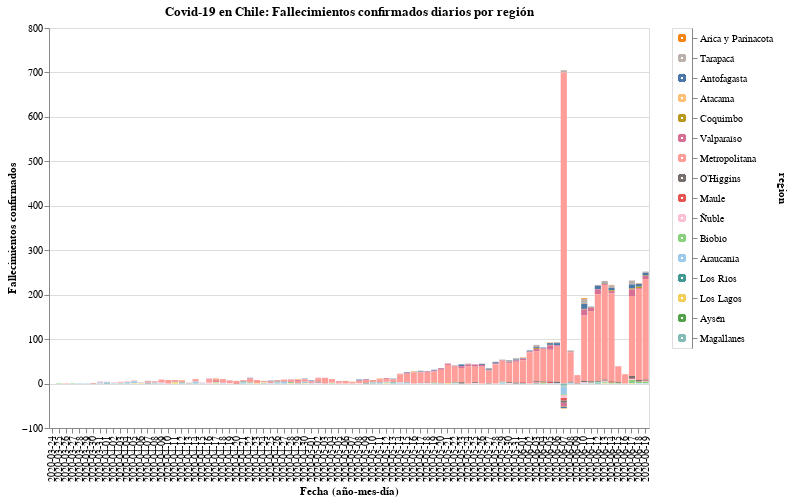

The notebook cell this image was saved under:
### Code cell
#hide_input

input_dropdown = alt.binding_select(options=new_data['region'].unique())
selection1 = alt.selection_single(fields=['region'], bind=input_dropdown, name=' ')
selection2 = alt.selection_multi(fields=['region'], on='mouseover')

color = alt.condition(selection1 | selection2,
                    alt.Color('region:N', scale=alt.Scale(scheme='tableau20'), legend=None),
                    alt.value('lightgray'))

bars = alt.Chart(new_data).mark_bar().encode(
    x=alt.X('date:O', axis=alt.Axis(title='Fecha (año-mes-día)')),
    y=alt.Y('fallecidos', axis=alt.Axis(title='Fallecimientos confirmados')),
    color=color,
    tooltip=['date', 'region', 'fallecidos'],
    order=alt.Order(
    # Sort the segments of the bars by this field
    'codigo region',
    sort='descending'
    )
    ).properties(
    title='Covid-19 en Chile: Fallecimientos confirmados diarios por región'
).add_selection(
    selection1, selection2
).transform_filter(
    selection1
)

legend = alt.Chart(new_data).mark_point().encode(
    y=alt.Y('region:N', axis=alt.Axis(orient='right'), sort=regiones),
    color=color
).add_selection(
    selection1, selection2
)

bars.properties(width=600, height=400) | legend

### Figure 1 — Vega-Lite specification as saved in the notebook (floating-point values rounded to 4 significant figures; data arrays with more than 128 entries replaced by an {"elided": "..."} marker saying what was removed)
{"config": {"view": {"continuousWidth": 400, "continuousHeight": 300}}, "hconcat": [{"mark": "bar", "encoding": {"color": {"condition": {"type": "nominal", "field": "region", "legend": null, "scale": {"scheme": "tableau20"}, "selection": {"or": [" ", "selector002"]}}, "value": "lightgray"}, "order": {"type": "quantitative", "field": "codigo region", "sort": "descending"}, "tooltip": [{"type": "nominal", "field": "date"}, {"type": "nominal", "field": "region"}, {"type": "quantitative", "field": "fallecidos"}], "x": {"type": "ordinal", "axis": {"title": "Fecha (año-mes-día)"}, "field": "date"}, "y": {"type": "quantitative", "axis": {"title": "Fallecimientos confirmados"}, "field": "fallecidos"}}, "height": 400, "selection": {" ": {"type": "single", "fields": ["region"], "bind": {"input": "select", "options": ["Arica y Parinacota", "Tarapacá", "Antofagasta", "Atacama", "Coquimbo", "Valparaíso", "Metropolitana", "O’Higgins", "Maule", "Ñuble", "Biobío", "Araucanía", "Los Ríos", "Los Lagos", "Aysén", "Magallanes"]}}, "selector002": {"type": "multi", "fields": ["region"], "on": "mouseover"}}, "title": "Covid-19 en Chile: Fallecimientos confirmados diarios por región", "transform": [{"filter": {"selection": " "}}], "width": 600}, {"mark": "point", "encoding": {"color": {"condition": {"type": "nominal", "field": "region", "legend": null, "scale": {"scheme": "tableau20"}, "selection": {"or": [" ", "selector002"]}}, "value": "lightgray"}, "y": {"type": "nominal", "axis": {"orient": "right"}, "field": "region", "sort": ["Arica y Parinacota", "Tarapacá", "Antofagasta", "Atacama", "Coquimbo", "Valparaíso", "Metropolitana", "O’Higgins", "Maule", "Ñuble", "Biobío", "Araucanía", "Los Ríos", "Los Lagos", "Aysén", "Magallanes"]}}, "selection": {" ": {"type": "single", "fields": ["region"], "bind": {"input": "select", "options": ["Arica y Parinacota", "Tarapacá", "Antofagasta", "Atacama", "Coquimbo", "Valparaíso", "Metropolitana", "O’Higgins", "Maule", "Ñuble", "Biobío", "Araucanía", "Los Ríos", "Los Lagos", "Aysén", "Magallanes"]}}, "selector002": {"type": "multi", "fields": ["region"], "on": "mouseover"}}}], "data": {"name": "data-0c20876726fe23cfb832ece8ad204d3b"}, "$schema": "https://vega.github.io/schema/vega-lite/v4.8.1.json", "datasets": {"data-0c20876726fe23cfb832ece8ad204d3b": {"elided": "1408 records"}}}
